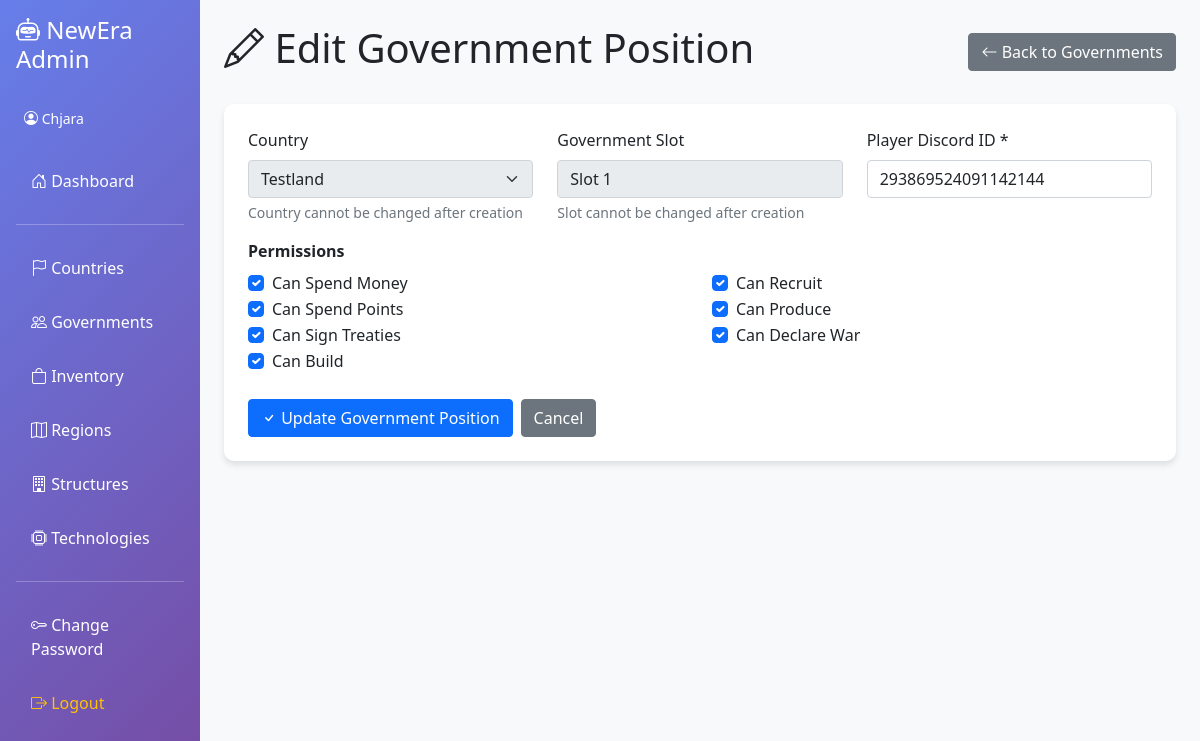
Page /governments/edit/1/1 (signed in) on the committed database.
### admin-panel/app.py (models this page shows)
class Government(db.Model):
    __tablename__ = "Governments"
    country_id = db.Column(db.String, primary_key=True)
    slot = db.Column(db.Integer, primary_key=True)
    player_id = db.Column(db.String, nullable=False)
    can_spend_money = db.Column(db.Boolean, default=False)
    can_spend_points = db.Column(db.Boolean, default=False)
    can_sign_treaties = db.Column(db.Boolean, default=False)
    can_build = db.Column(db.Boolean, default=False)
    can_recruit = db.Column(db.Boolean, default=False)
    can_produce = db.Column(db.Boolean, default=False)
    can_declare_war = db.Column(db.Boolean, default=False)

class Country(db.Model):
    __tablename__ = "Countries"
    country_id = db.Column(db.Integer, primary_key=True, autoincrement=True)
    role_id = db.Column(db.String, nullable=False)
    name = db.Column(db.String, nullable=False)
    public_channel_id = db.Column(db.String, nullable=False)
    secret_channel_id = db.Column(db.String)
    last_bilan = db.Column(db.String)

### admin-panel/app.py (the view, shortened to what this page needs)
@app.route("/governments/edit/<country_id>/<int:slot>", methods=["GET", "POST"])
@login_required
def edit_government(country_id, slot):
    government = Government.query.filter_by(
        country_id=country_id, slot=slot
    ).first_or_404()
    countries = Country.query.all()
    return render_template(
        "edit_government.html", government=government, countries=countries
    )

### admin-panel/app.py (called while the page is built)
def login_required(f):
    @wraps(f)
    def decorated_function(*args, **kwargs):
        if "user_id" not in session:
            flash("Please log in to access this page.", "error")
            return redirect(url_for("login"))
        return f(*args, **kwargs)
    return decorated_function

### admin-panel/templates/edit_government.html (shortened to what this page needs)
{% extends "base.html" %}
{% block content %}
<div class="d-flex justify-content-between align-items-center mb-4">
  <h1><i class="bi bi-pencil"></i> Edit Government Position</h1>
  <a href="/governments" class="btn btn-secondary">
    <i class="bi bi-arrow-left"></i> Back to Governments
  </a>
</div>
<div class="content-card p-4">
  <form method="POST">
    <div class="row">
      <div class="col-md-4">
        <div class="mb-3">
          <label for="country_id" class="form-label">Country</label>
          <select class="form-select" id="country_id" name="country_id" disabled>
            {% for country in countries %}
            <option value="{{ country.country_id }}" {% if country.country_id|string == government.country_id|string %}selected{% endif %}>
              {{ country.name }}
            </option>
            {% endfor %}
          </select>
          <div class="form-text">Country cannot be changed after creation</div>
        </div>
      </div>
      <div class="col-md-4">
        <div class="mb-3">
          <label for="slot" class="form-label">Government Slot</label>
          <input type="text" class="form-control" value="Slot {{ government.slot }}" disabled>
          <div class="form-text">Slot cannot be changed after creation</div>
        </div>
      </div>
      <div class="col-md-4">
        <div class="mb-3">
          <label for="player_id" class="form-label">Player Discord ID *</label>
          <input type="text" class="form-control" id="player_id" name="player_id" value="{{ government.player_id }}" required>
        </div>
      </div>
    </div>
    <div class="mb-4">
      <label class="form-label"><strong>Permissions</strong></label>
      <div class="row">
        <div class="col-md-6">
          <div class="form-check">
            <input class="form-check-input" type="checkbox" id="can_spend_money" name="can_spend_money" {% if government.can_spend_money %}checked{% endif %}>
            <label class="form-check-label" for="can_spend_money">
              Can Spend Money
            </label>
          </div>
          <div class="form-check">
            <input class="form-check-input" type="checkbox" id="can_spend_points" name="can_spend_points" {% if government.can_spend_points %}checked{% endif %}>
            <label class="form-check-label" for="can_spend_points">
              Can Spend Points
            </label>
          </div>
          <div class="form-check">
            <input class="form-check-input" type="checkbox" id="can_sign_treaties" name="can_sign_treaties" {% if government.can_sign_treaties %}checked{% endif %}>
            <label class="form-check-label" for="can_sign_treaties">
              Can Sign Treaties
            </label>
          </div>
          <div class="form-check">
            <input class="form-check-input" type="checkbox" id="can_build" name="can_build" {% if government.can_build %}checked{% endif %}>
            <label class="form-check-label" for="can_build">
              Can Build
            </label>
          </div>
        </div>
        <div class="col-md-6">
          <div class="form-check">
            <input class="form-check-input" type="checkbox" id="can_recruit" name="can_recruit" {% if government.can_recruit %}checked{% endif %}>
            <label class="form-check-label" for="can_recruit">
              Can Recruit
            </label>
          </div>
          <div class="form-check">
            <input class="form-check-input" type="checkbox" id="can_produce" name="can_produce" {% if government.can_produce %}checked{% endif %}>
            <label class="form-check-label" for="can_produce">
              Can Produce
            </label>
          </div>
          <div class="form-check">
            <input class="form-check-input" type="checkbox" id="can_declare_war" name="can_declare_war" {% if government.can_declare_war %}checked{% endif %}>
            <label class="form-check-label" for="can_declare_war">
              Can Declare War
            </label>
          </div>
        </div>
      </div>
    </div>
    <div class="d-flex gap-2">
      <button type="submit" class="btn btn-primary">
        <i class="bi bi-check"></i> Update Government Position
      </button>
      <a href="/governments" class="btn btn-secondary">Cancel</a>
    </div>
  </form>
</div>
{% endblock %}

### admin-panel/templates/base.html (style rules this page uses)
.content-card { background: white; border-radius: 10px; box-shadow: 0 4px 6px rgba(0, 0, 0, 0.1); }

### rows in the picture
Government: country_id "Testland", slot "Slot 1", player_id "293869524091142144", can_spend_money "☑", can_spend_points "☑", can_sign_treaties "☑", can_build "☑", can_recruit "☑", can_produce "☑", can_declare_war "☑"

### other values in the picture
{{ session.username }} "Chjara"
